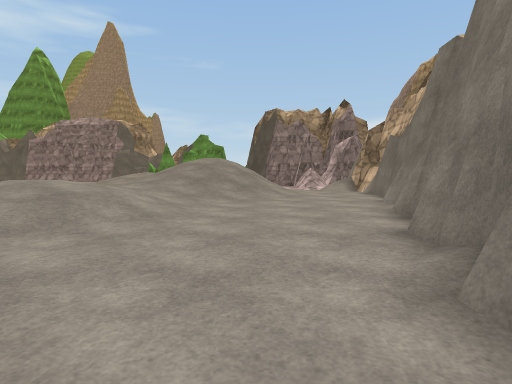
[1] (above)

14 first-person views from a walk through a Unity game level. The camera is 1.4 m above the floor, tilts 4° down and sees 80° across. The floor is counted in squares, 1 m on a side. Each view is taken from the middle of a square. On the plan, view 1 faces up. The plan holds only what a view shows up to about 14 squares ahead; the rest is blank. The place goes on beyond the plan. Some trees and plants on the terrain are drawn as simple stand-ins. The player character is not drawn. Surface patterns are stand-ins for the level's own textures.

[2]
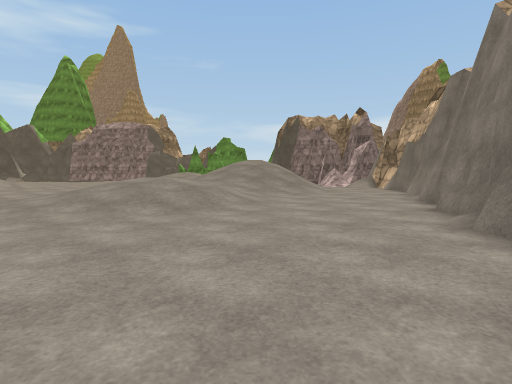

[3]
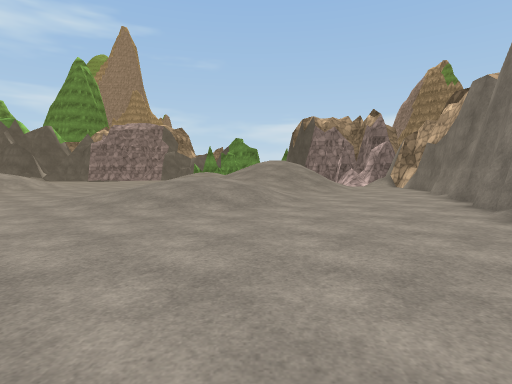

[4]
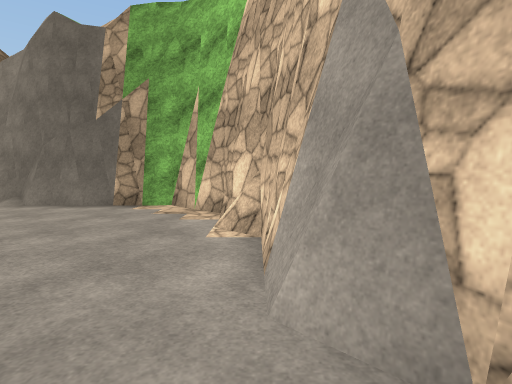

[5]
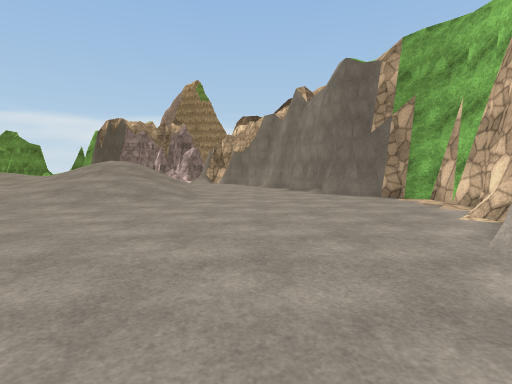

[6]
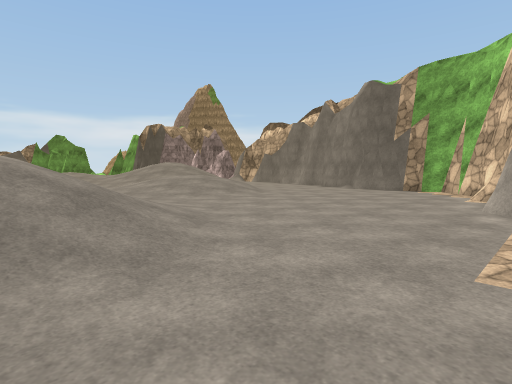

[7]
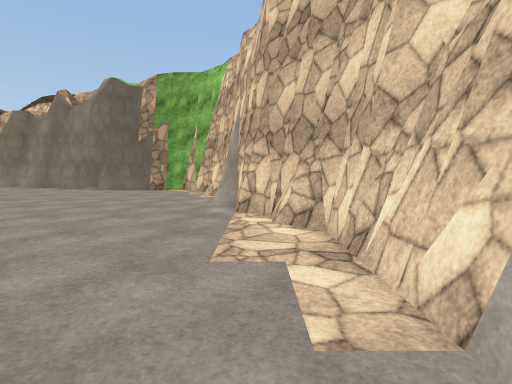

[8]
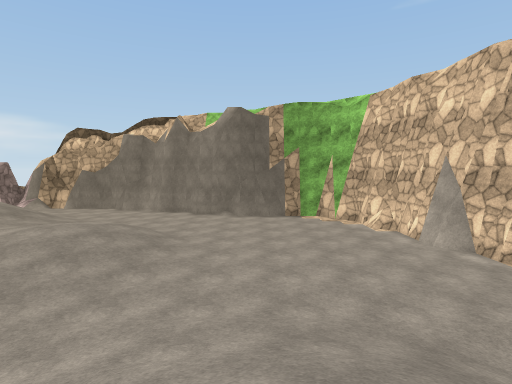

[9]
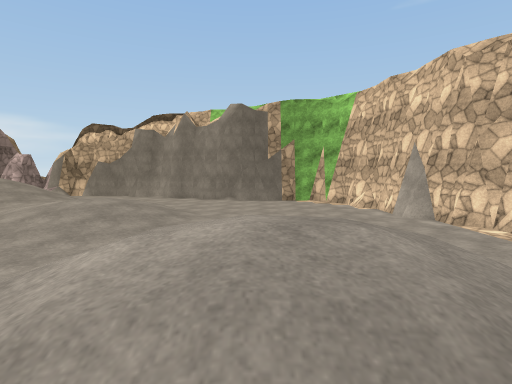

[10]
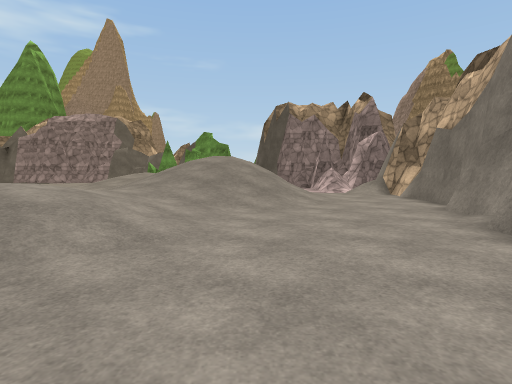

[11]
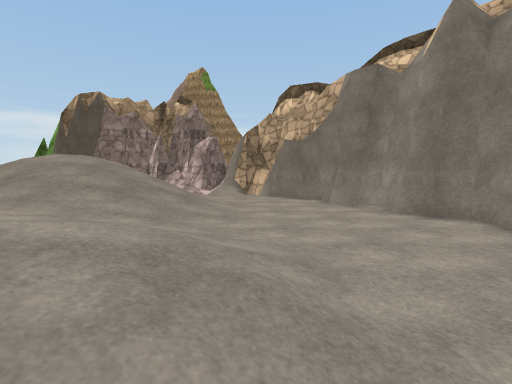

[12]
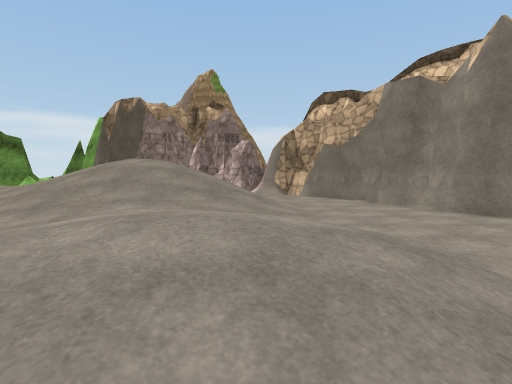

[13]
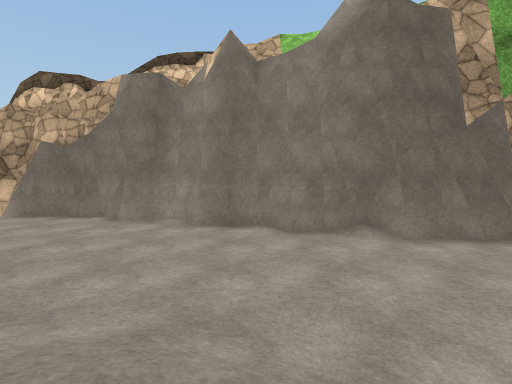

[14]
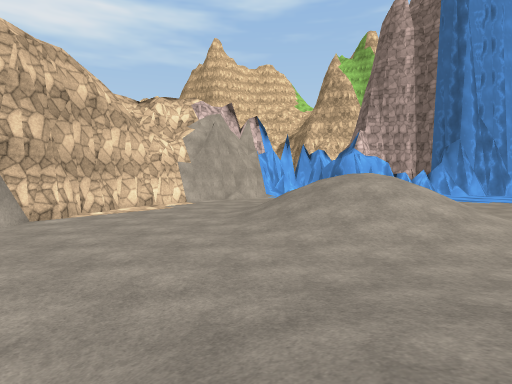

### Floor plan
Key: @ floor where view 1 was taken; # wall or solid block; . main floor; : floor 0.25 m higher than the main floor; + floor 0.5 m higher than the main floor; * floor 1 m higher than the main floor; % floor 2 m higher than the main floor; / step, stairs or slope; = window, fence, low wall or low ledge.
Columns run from 24 left of view 1 to 7 right of it. Each row starts with its distance up from view 1.
 17                ////////////....#
 16                ///////////.....#
 15                  +++/////......#
 14                   ++///.......##
 13              //// ////........##
 12             ///***////........#
 11           .////***///:.......##
 10          ..:////***///.......##
  9         ...://////////.......#
  8    ///......:////////........#
  7   /////:.....///////........##
  6   //////:.....:////.........#
  5    //////:..................#
  4   ////////.................##
  3  /////////................=#
  2 //%%//////................=#
  1  //%//////................=#
  0   ////////..............@.##
 -1      ////.................##
 -2     /////.................#
 -3     ////..................#
 -4     /....................##
 -5     ..................####
 -6     .............=#####
 -7      ...........####
 -8     . ........###
 -9       ......###
-10       #######

Where each view was taken, in squares from view 1:
view 1: 0 up, 0 right, facing up
view 2: 4 down, 3 left, facing up
view 3: 5 down, 5 left, facing up
view 4: 6 down, 10 left, facing right
view 5: 7 down, 14 left, facing up-right
view 6: 8 down, 20 left, facing up-right
view 7: 8 down, 20 left, facing right
view 8: 2 up, 21 left, facing right
view 9: 2 up, 24 left, facing right
view 10: 3 up, 1 left, facing up
view 11: 6 up, 7 left, facing up-right
view 12: 7 up, 10 left, facing up-right
view 13: 8 up, 7 left, facing right
view 14: 9 up, 6 left, facing down-left
